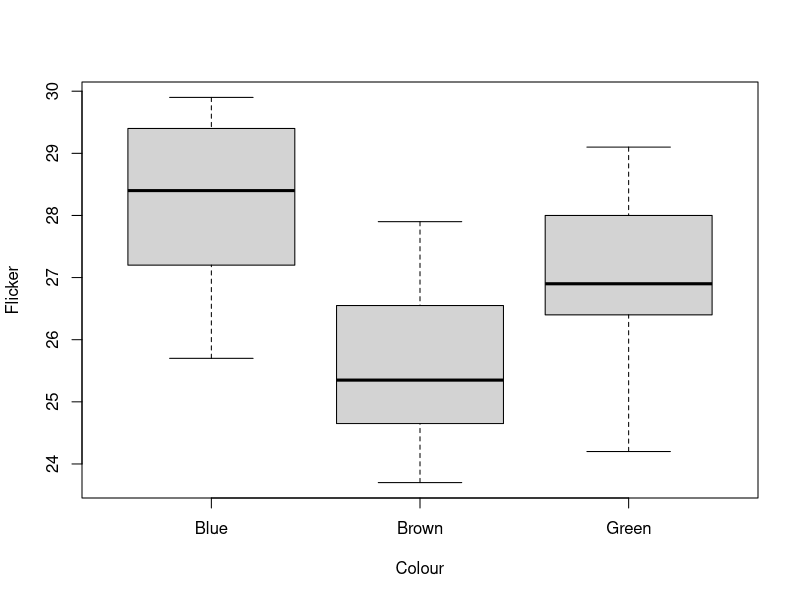
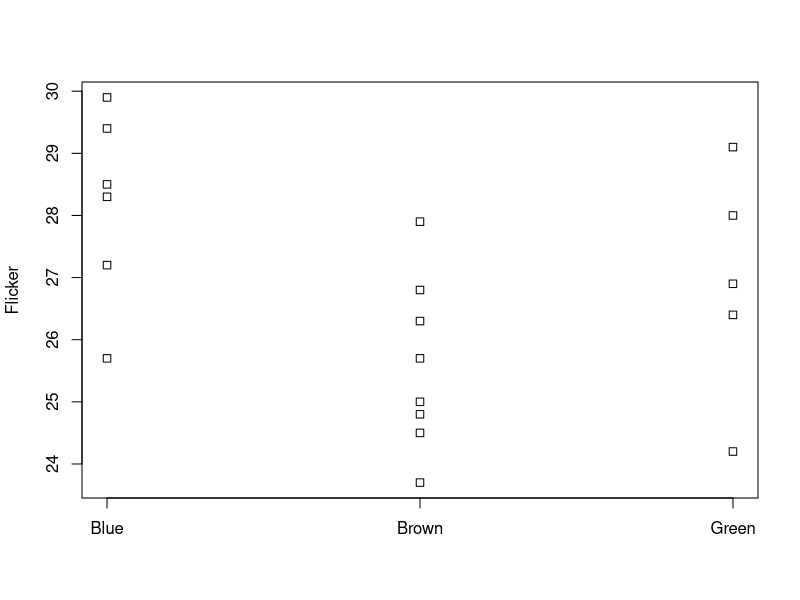

Recreate these plots in R, in order.
data = read.table('flicker.txt', header = TRUE)

str(data)

is.factor(data$Colour)

data$Colour = as.factor(data$Colour)

attach(data)

boxplot(Flicker ~ Colour, ylab = 'Flicker')

stripchart(Flicker ~ Colour, vertical=TRUE)

# compare the means and standard deviations of the three groups
by(Flicker, Colour, FUN = mean)

meansd = function(x) c(mean=mean(x), sd=sd(x))
by(Flicker, Colour, FUN=meansd)

# test for unequal variances 
oneway.test(Flicker ~ Colour)
# test for equal variances 
oneway.test(Flicker ~ Colour, var.equal = TRUE)

L = lm(Flicker ~ Colour)
L
